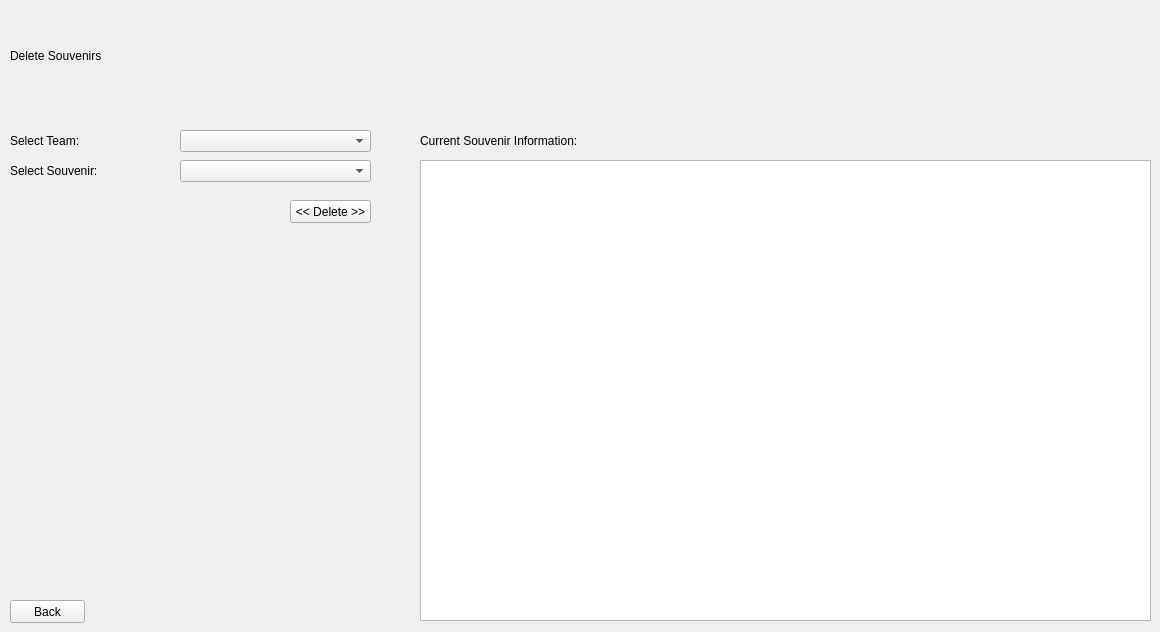
    <widget class="QWidget" name="page_6">
     <widget class="QLabel" name="deleteSouvenirsLabel">
      <property name="geometry">
       <rect>
        <x>10</x>
        <y>10</y>
        <width>381</width>
        <height>91</height>
       </rect>
      </property>
      <property name="styleSheet">
       <string notr="true">font: 75 36pt &quot;Arial&quot;;</string>
      </property>
      <property name="text">
       <string>Delete Souvenirs</string>
      </property>
     </widget>
     <widget class="QPushButton" name="dsBackPushButton">
      <property name="geometry">
       <rect>
        <x>10</x>
        <y>600</y>
        <width>75</width>
        <height>23</height>
       </rect>
      </property>
      <property name="text">
       <string>Back</string>
      </property>
     </widget>
     <widget class="QLabel" name="dsCurrentSouvenirInformationLabel">
      <property name="geometry">
       <rect>
        <x>420</x>
        <y>120</y>
        <width>281</width>
        <height>41</height>
       </rect>
      </property>
      <property name="styleSheet">
       <string notr="true">font: 16pt &quot;Arial&quot;;</string>
      </property>
      <property name="text">
       <string>Current Souvenir Information:</string>
      </property>
     </widget>
     <widget class="QTreeView" name="deleteSouvenirTreeView">
      <property name="geometry">
       <rect>
        <x>420</x>
        <y>160</y>
        <width>731</width>
        <height>461</height>
       </rect>
      </property>
     </widget>
     <widget class="QLabel" name="dsSelectTeamPromptLabel">
      <property name="geometry">
       <rect>
        <x>10</x>
        <y>120</y>
        <width>131</width>
        <height>41</height>
       </rect>
      </property>
      <property name="styleSheet">
       <string notr="true">font: 16pt &quot;Arial&quot;;</string>
      </property>
      <property name="text">
       <string>Select Team:</string>
      </property>
     </widget>
     <widget class="QLabel" name="dsSelectSouvenirPromptLabel">
      <property name="geometry">
       <rect>
        <x>10</x>
        <y>150</y>
        <width>161</width>
        <height>41</height>
       </rect>
      </property>
      <property name="styleSheet">
       <string notr="true">font: 16pt &quot;Arial&quot;;</string>
      </property>
      <property name="text">
       <string>Select Souvenir:</string>
      </property>
     </widget>
     <widget class="QComboBox" name="dsTeamSelectionComboBox">
      <property name="geometry">
       <rect>
        <x>180</x>
        <y>130</y>
        <width>191</width>
        <height>22</height>
       </rect>
      </property>
     </widget>
     <widget class="QComboBox" name="dsSouvenirSelectionComboBox">
      <property name="geometry">
       <rect>
        <x>180</x>
        <y>160</y>
        <width>191</width>
        <height>22</height>
       </rect>
      </property>
     </widget>
     <widget class="QPushButton" name="updatePushButton_DS">
      <property name="geometry">
       <rect>
        <x>290</x>
        <y>200</y>
        <width>81</width>
        <height>23</height>
       </rect>
      </property>
      <property name="text">
       <string>&lt;&lt; Delete &gt;&gt;</string>
      </property>
     </widget>
    </widget>
